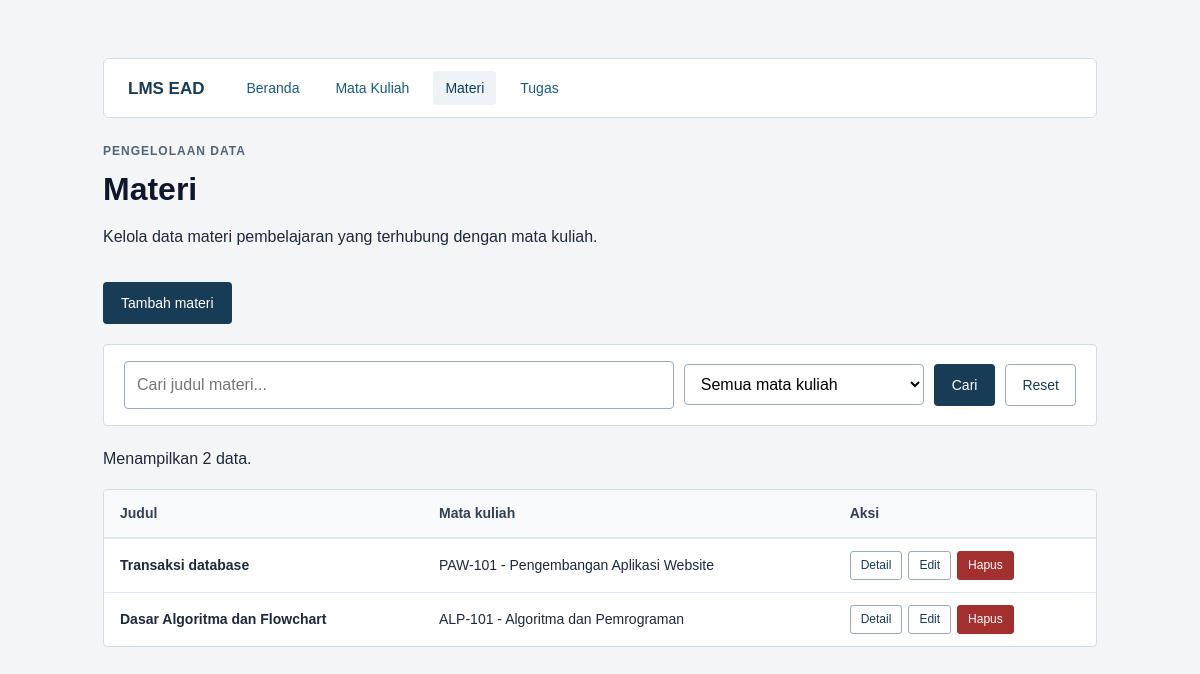
The app's page /daftar_materi.php with its own data.
### tables this page shows
CREATE TABLE materi (
    id INT UNSIGNED AUTO_INCREMENT PRIMARY KEY,
    mata_kuliah_id INT UNSIGNED NOT NULL,
    judul VARCHAR(150) NOT NULL,
    isi TEXT NOT NULL,
    tautan VARCHAR(255) NOT NULL,
    FOREIGN KEY (mata_kuliah_id)
        REFERENCES mata_kuliah(id) ON DELETE RESTRICT
);

CREATE TABLE mata_kuliah (
    id INT UNSIGNED AUTO_INCREMENT PRIMARY KEY,
    kode VARCHAR(20) NOT NULL UNIQUE,
    nama VARCHAR(100) NOT NULL,
    dosen VARCHAR(100) NOT NULL,
    semester TINYINT UNSIGNED NOT NULL
);

### koneksi.php (called while the page is built, shortened)
<?php
function e($string) {
    return htmlspecialchars((string)$string, ENT_QUOTES, 'UTF-8');
}

### daftar_materi.php (the view, shortened to what this page needs)
<?php
require 'koneksi.php';
$cari = trim($_GET['cari'] ?? '');
$sql = "SELECT m.*, k.kode AS kode_mk, k.nama AS nama_mk
        FROM materi m
        JOIN mata_kuliah k ON m.mata_kuliah_id = k.id
        WHERE 1=1";
$sql .= " ORDER BY m.id DESC";
$stmt = $conn->prepare($sql);
$stmt->execute();
$hasil = $stmt->get_result();
$total_data = $hasil->num_rows;
?>
<!DOCTYPE html>
<html lang="id">
<head>
    <link rel="stylesheet" href="style.css">
</head>
<body>
<main>
    <?php require 'navbar.php'; ?>
    <p class="label">PENGELOLAAN DATA</p>
    <h1>Materi</h1>
    <p>Kelola data materi pembelajaran yang terhubung dengan mata kuliah.</p>
    <p>
        <a class="tombol" href="tambah_materi.php">Tambah materi</a>
    </p>
    <form method="get" class="pencarian">
        <input type="text" name="cari" placeholder="Cari judul materi..." value="<?= e($cari) ?>">
        <select name="mata_kuliah_id">
            <option value="">Semua mata kuliah</option>
        </select>
        <button type="submit">Cari</button>
        <a href="daftar_materi.php">Reset</a>
    </form>
    <p>Menampilkan <?= $total_data ?> data.</p>
    <?php if ($total_data === 0): ?>
        <div class="kosong">
            <p>Data tidak ditemukan.</p>
            <p><a href="daftar_materi.php" class="tombol tombol-outline">Reset</a></p>
        </div>
    <?php else: ?>
        <div class="tabel-wadah">
            <table class="tabel-data">
                <thead>
                    <tr>
                        <th>Judul</th>
                        <th>Mata kuliah</th>
                        <th>Aksi</th>
                    </tr>
                </thead>
                <tbody>
                    <?php while ($materi = $hasil->fetch_assoc()): ?>
                        <tr>
                            <td>
                                <strong><?= e($materi['judul']) ?></strong>
                            </td>
                            <td>
                                <?= e($materi['kode_mk']) ?> - <?= e($materi['nama_mk']) ?>
                            </td>
                            <td>
                                <div class="aksi-grup">
                                    <a class="btn-aksi" href="detail_materi.php?id=<?= (int)$materi['id'] ?>">Detail</a>
                                    <a class="btn-aksi" href="edit_materi.php?id=<?= (int)$materi['id'] ?>">Edit</a>
                                    <a class="btn-aksi hapus" href="hapus_materi.php?id=<?= (int)$materi['id'] ?>">Hapus</a>
                                </div>
                            </td>
                        </tr>
                    <?php endwhile; ?>
                </tbody>
            </table>
        </div>
    <?php endif; ?>
</main>
</body>
</html>

### style.css (style rules this page uses)
* { box-sizing: border-box; }
body { margin: 0; background: #f3f5f7; color: #1e293b; font: 16px/1.6 Arial, -apple-system, BlinkMacSystemFont, "Segoe UI", Roboto, sans-serif; }
main { max-width: 1050px; margin: 30px auto; padding: 28px; background: transparent; }
h1 { font-size: 32px; line-height: 1.2; margin: 8px 0 12px; color: #0f172a; }
.label { color: #526477; font-size: 12px; letter-spacing: 1px; margin: 0 0 6px 0; font-weight: bold; }
a { color: #165b87; text-decoration: none; }
input, select, textarea { display: block; width: 100%; max-width: 600px; padding: 10px 12px; border: 1px solid #9caab7; border-radius: 4px; font: inherit; background: white; box-sizing: border-box; }
button, .tombol { display: inline-block; padding: 10px 18px; margin-top: 16px; margin-right: 8px; background: #183b56; color: white; border: 0; border-radius: 4px; cursor: pointer; font: inherit; font-size: 14px; text-decoration: none; vertical-align: middle; }
.pencarian { display: flex; flex-wrap: wrap; gap: 10px; align-items: center; background: white; padding: 16px 20px; border: 1px solid #d4dce3; border-radius: 4px; margin: 20px 0; }
.pencarian input { flex: 1 1 240px; max-width: none; margin: 0; }
.pencarian select { flex: 0 1 240px; max-width: none; margin: 0; }
.pencarian button { margin: 0; }
.pencarian a { padding: 9px 16px; border: 1px solid #9caab7; border-radius: 4px; background: white; color: #183b56; font-size: 14px; text-decoration: none; }
.tabel-wadah { overflow-x: auto; margin-top: 18px; background: white; border: 1px solid #d4dce3; border-radius: 4px; }
.tabel-data { width: 100%; border-collapse: collapse; font-size: 14px; }
.tabel-data th { background: #f8fafc; padding: 12px 16px; text-align: left; border-bottom: 2px solid #e2e8f0; color: #334155; font-weight: 600; }
.tabel-data td { padding: 12px 16px; border-bottom: 1px solid #e2e8f0; color: #1e293b; vertical-align: middle; }
.tabel-data tr:last-child td { border-bottom: 0; }
.aksi-grup { display: flex; gap: 6px; align-items: center; }
.btn-aksi { display: inline-block; padding: 4px 10px; border-radius: 3px; font-size: 12px; font-weight: 500; text-decoration: none; border: 1px solid #9caab7; background: white; color: #183b56; }
.btn-aksi.hapus { background: #a32f2f; border-color: #a32f2f; color: white; }

### records on screen
materi: judul "Transaksi database", mata_kuliah.kode "PAW-101", mata_kuliah.nama "Pengembangan Aplikasi Website"
materi: judul "Dasar Algoritma dan Flowchart", mata_kuliah.kode "ALP-101", mata_kuliah.nama "Algoritma dan Pemrograman"

### other values on screen
$total_data "2"
